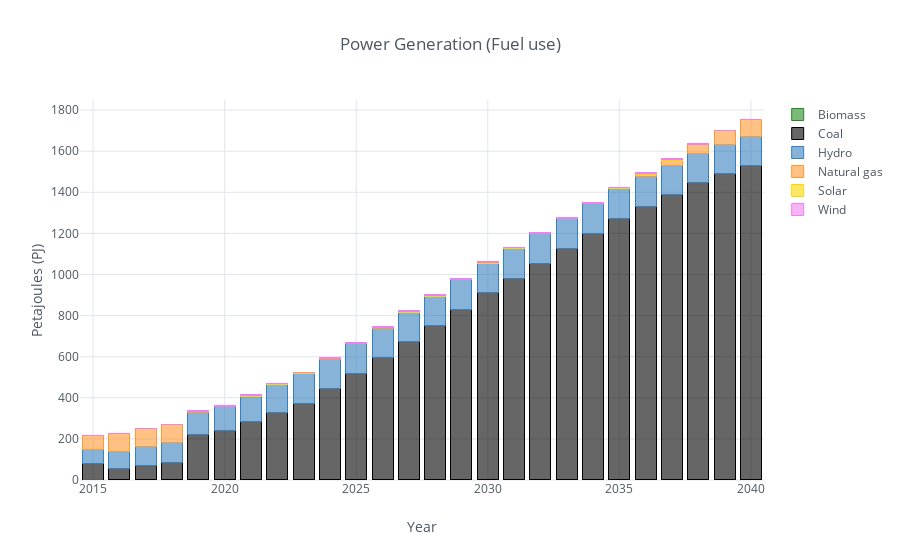

Here is the notebook cell this chart was saved with:
### Code cell
# Fuel use for power generation
gen_use_df = all_params['ProductionByTechnologyAnnual'][all_params['ProductionByTechnologyAnnual'].t.str.startswith('DEMPWR')].drop('r', axis=1)
gen_use_df = df_filter(gen_use_df,6,9,[])
df_plot(gen_use_df,'Petajoules (PJ)','Power Generation (Fuel use)')

### Figure 1 — Plotly figure (JSON) as saved in the notebook; plotly's stock layout.template omitted (floating-point values rounded to 4 significant figures)
{"data": [{"marker": {"color": "rgba(34, 139, 34, 0.6)", "line": {"color": "rgba(34, 139, 34, 1.0)", "width": 1}}, "name": "Biomass", "orientation": "v", "text": "", "type": "bar", "uid": "93dcdfc6-a400-4f46-a794-17c4a9d9dca4", "x": [2015, 2016, 2017, 2018, 2019, 2020, 2021, 2022, 2023, 2024, 2025, 2026, 2027, 2028, 2029, 2030, 2031, 2032, 2033, 2034, 2035, 2036, 2037, 2038, 2039, 2040], "y": [0, 0.6764, 1.917, 3.833, 3.833, 3.946, 3.946, 3.946, 3.946, 4.104, 4.104, 4.104, 4.104, 3.833, 3.833, 3.833, 3.833, 3.833, 3.833, 3.833, 3.833, 3.833, 3.833, 3.833, 3.833, 3.833]}, {"marker": {"color": "rgba(0, 0, 0, 0.6)", "line": {"color": "rgba(0, 0, 0, 1.0)", "width": 1}}, "name": "Coal", "orientation": "v", "text": "", "type": "bar", "uid": "7463d77e-18aa-4ce4-b2b5-9a5f9689ee29", "x": [2015, 2016, 2017, 2018, 2019, 2020, 2021, 2022, 2023, 2024, 2025, 2026, 2027, 2028, 2029, 2030, 2031, 2032, 2033, 2034, 2035, 2036, 2037, 2038, 2039, 2040], "y": [81.03, 57.09, 70.77, 79.1, 217.7, 236.0, 278.7, 326.4, 370.3, 439.4, 512.6, 590.7, 667.8, 746.4, 826.2, 906.2, 977.7, 1050.0, 1123.0, 1196.0, 1271.0, 1328.0, 1383.0, 1443.0, 1487.0, 1525.0]}, {"marker": {"color": "rgba(55, 128, 191, 0.6)", "line": {"color": "rgba(55, 128, 191, 1.0)", "width": 1}}, "name": "Hydro", "orientation": "v", "text": "", "type": "bar", "uid": "ce6be3ea-7ded-45ce-9639-58ee96569f3a", "x": [2015, 2016, 2017, 2018, 2019, 2020, 2021, 2022, 2023, 2024, 2025, 2026, 2027, 2028, 2029, 2030, 2031, 2032, 2033, 2034, 2035, 2036, 2037, 2038, 2039, 2040], "y": [68.48, 80.75, 89.84, 99.45, 108.4, 117.0, 125.6, 134.1, 144.7, 145.3, 145.3, 144.5, 144.5, 144.5, 144.5, 144.5, 144.5, 144.5, 144.5, 144.5, 144.5, 144.5, 144.5, 144.5, 144.5, 144.5]}, {"marker": {"color": "rgba(255, 153, 51, 0.6)", "line": {"color": "rgba(255, 153, 51, 1.0)", "width": 1}}, "name": "Natural gas", "orientation": "v", "text": "", "type": "bar", "uid": "6b2a1a7a-e158-482b-aac5-d4cbe808b5b9", "x": [2015, 2016, 2017, 2018, 2019, 2020, 2021, 2022, 2023, 2024, 2025, 2026, 2027, 2028, 2029, 2030, 2031, 2032, 2033, 2034, 2035, 2036, 2037, 2038, 2039, 2040], "y": [68.42, 87.77, 87.77, 87.77, 4.483, 0.1738, 0.1738, 0.1738, 0.1738, 0.1738, 0.3546, 0.3546, 0.3546, 0.3546, 0, 0, 0, 0, 0, 0, 0, 12.01, 25.34, 39.98, 64.59, 82.67]}, {"marker": {"color": "rgba(255, 215, 0, 0.6)", "line": {"color": "rgba(255, 215, 0, 1.0)", "width": 1}}, "name": "Solar", "orientation": "v", "text": "", "type": "bar", "uid": "65cbb423-3400-4716-a58d-b2fdd3b5a047", "x": [2015, 2016, 2017, 2018, 2019, 2020, 2021, 2022, 2023, 2024, 2025, 2026, 2027, 2028, 2029, 2030, 2031, 2032, 2033, 2034, 2035, 2036, 2037, 2038, 2039, 2040], "y": [0, 0, 0, 0, 0.8944, 2.087, 2.981, 2.981, 2.981, 2.981, 2.981, 2.981, 2.981, 2.981, 2.981, 2.981, 2.981, 2.981, 2.981, 2.981, 2.981, 2.981, 2.981, 2.981, 2.087, 0.8944]}, {"marker": {"color": "rgba(238, 130, 238, 0.6)", "line": {"color": "rgba(238, 130, 238, 1.0)", "width": 1}}, "name": "Wind", "orientation": "v", "text": "", "type": "bar", "uid": "4205897d-c5dd-4b06-a1bd-3f290f7400d2", "x": [2015, 2016, 2017, 2018, 2019, 2020, 2021, 2022, 2023, 2024, 2025, 2026, 2027, 2028, 2029, 2030, 2031, 2032, 2033, 2034, 2035, 2036, 2037, 2038, 2039, 2040], "y": [0.1921, 0.09609, 0.1729, 1.699, 2.66, 3.344, 3.267, 3.171, 3.171, 3.44, 3.44, 3.44, 3.44, 3.44, 3.44, 3.44, 3.44, 3.44, 3.44, 3.44, 3.44, 3.44, 3.44, 1.376, 0.5111, 0]}], "layout": {"barmode": "stack", "legend": {"bgcolor": "#FFFFFF", "font": {"color": "#4D5663"}, "traceorder": "normal"}, "paper_bgcolor": "#FFFFFF", "plot_bgcolor": "#FFFFFF", "title": {"font": {"color": "#4D5663"}, "text": "Power Generation (Fuel use)"}, "xaxis": {"gridcolor": "#E1E5ED", "showgrid": true, "tickfont": {"color": "#4D5663"}, "title": {"font": {"color": "#4D5663"}, "text": "Year"}, "zerolinecolor": "#E1E5ED"}, "yaxis": {"gridcolor": "#E1E5ED", "showgrid": true, "tickfont": {"color": "#4D5663"}, "title": {"font": {"color": "#4D5663"}, "text": "Petajoules (PJ)"}, "zerolinecolor": "#E1E5ED"}}}
